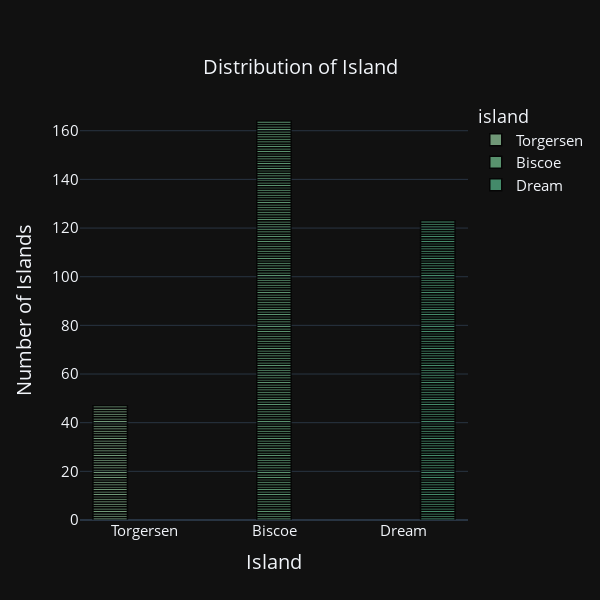

The notebook cell saved with this chart:
### Code cell
#Distribution of Island
import plotly.graph_objects as go 
island_bar = px.bar(penguin_size, x="island", color="island", barmode="group", width = 600, height = 600, title = "Distribution of Island", template = "plotly_dark", color_discrete_sequence = px.colors.sequential.Tealgrn)
island_bar.update_traces(marker_line_color='black', marker_line_width=1.5, opacity=0.6)
island_bar.update_layout(title_x = 0.5, title_y = 0.9, title_font_size = 20, xaxis_title_font_size = 20, yaxis_title_font_size = 20, xaxis_title_text = "Island", yaxis_title_text = "Number of Islands", xaxis_tickfont_size = 15, yaxis_tickfont_size = 15, font_size = 15)
island_bar.update_geos(fitbounds="locations", visible=False)
island_bar.show()

### Figure 1 — Plotly figure (JSON) as saved in the notebook; plotly's stock layout.template omitted (floating-point values rounded to 4 significant figures; data arrays with more than 128 entries replaced by an {"elided": "..."} marker saying what was removed)
{"data": [{"alignmentgroup": "True", "hovertemplate": "island=%{x}<br>count=%{y}<extra></extra>", "legendgroup": "Torgersen", "marker": {"color": "rgb(176, 242, 188)", "line": {"color": "black", "width": 1.5}, "pattern": {"shape": ""}}, "name": "Torgersen", "offsetgroup": "Torgersen", "opacity": 0.6, "orientation": "v", "showlegend": true, "textposition": "auto", "type": "bar", "x": ["Torgersen", "Torgersen", "Torgersen", "Torgersen", "Torgersen", "Torgersen", "Torgersen", "Torgersen", "Torgersen", "Torgersen", "Torgersen", "Torgersen", "Torgersen", "Torgersen", "Torgersen", "Torgersen", "Torgersen", "Torgersen", "Torgersen", "Torgersen", "Torgersen", "Torgersen", "Torgersen", "Torgersen", "Torgersen", "Torgersen", "Torgersen", "Torgersen", "Torgersen", "Torgersen", "Torgersen", "Torgersen", "Torgersen", "Torgersen", "Torgersen", "Torgersen", "Torgersen", "Torgersen", "Torgersen", "Torgersen", "Torgersen", "Torgersen", "Torgersen", "Torgersen", "Torgersen", "Torgersen", "Torgersen"], "xaxis": "x", "y": [1, 1, 1, 1, 1, 1, 1, 1, 1, 1, 1, 1, 1, 1, 1, 1, 1, 1, 1, 1, 1, 1, 1, 1, 1, 1, 1, 1, 1, 1, 1, 1, 1, 1, 1, 1, 1, 1, 1, 1, 1, 1, 1, 1, 1, 1, 1], "yaxis": "y"}, {"alignmentgroup": "True", "hovertemplate": "island=%{x}<br>count=%{y}<extra></extra>", "legendgroup": "Biscoe", "marker": {"color": "rgb(137, 232, 172)", "line": {"color": "black", "width": 1.5}, "pattern": {"shape": ""}}, "name": "Biscoe", "offsetgroup": "Biscoe", "opacity": 0.6, "orientation": "v", "showlegend": true, "textposition": "auto", "type": "bar", "x": {"elided": "164 str values"}, "xaxis": "x", "y": {"elided": "164 int values"}, "yaxis": "y"}, {"alignmentgroup": "True", "hovertemplate": "island=%{x}<br>count=%{y}<extra></extra>", "legendgroup": "Dream", "marker": {"color": "rgb(103, 219, 165)", "line": {"color": "black", "width": 1.5}, "pattern": {"shape": ""}}, "name": "Dream", "offsetgroup": "Dream", "opacity": 0.6, "orientation": "v", "showlegend": true, "textposition": "auto", "type": "bar", "x": ["Dream", "Dream", "Dream", "Dream", "Dream", "Dream", "Dream", "Dream", "Dream", "Dream", "Dream", "Dream", "Dream", "Dream", "Dream", "Dream", "Dream", "Dream", "Dream", "Dream", "Dream", "Dream", "Dream", "Dream", "Dream", "Dream", "Dream", "Dream", "Dream", "Dream", "Dream", "Dream", "Dream", "Dream", "Dream", "Dream", "Dream", "Dream", "Dream", "Dream", "Dream", "Dream", "Dream", "Dream", "Dream", "Dream", "Dream", "Dream", "Dream", "Dream", "Dream", "Dream", "Dream", "Dream", "Dream", "Dream", "Dream", "Dream", "Dream", "Dream", "Dream", "Dream", "Dream", "Dream", "Dream", "Dream", "Dream", "Dream", "Dream", "Dream", "Dream", "Dream", "Dream", "Dream", "Dream", "Dream", "Dream", "Dream", "Dream", "Dream", "Dream", "Dream", "Dream", "Dream", "Dream", "Dream", "Dream", "Dream", "Dream", "Dream", "Dream", "Dream", "Dream", "Dream", "Dream", "Dream", "Dream", "Dream", "Dream", "Dream", "Dream", "Dream", "Dream", "Dream", "Dream", "Dream", "Dream", "Dream", "Dream", "Dream", "Dream", "Dream", "Dream", "Dream", "Dream", "Dream", "Dream", "Dream", "Dream", "Dream", "Dream", "Dream", "Dream"], "xaxis": "x", "y": [1, 1, 1, 1, 1, 1, 1, 1, 1, 1, 1, 1, 1, 1, 1, 1, 1, 1, 1, 1, 1, 1, 1, 1, 1, 1, 1, 1, 1, 1, 1, 1, 1, 1, 1, 1, 1, 1, 1, 1, 1, 1, 1, 1, 1, 1, 1, 1, 1, 1, 1, 1, 1, 1, 1, 1, 1, 1, 1, 1, 1, 1, 1, 1, 1, 1, 1, 1, 1, 1, 1, 1, 1, 1, 1, 1, 1, 1, 1, 1, 1, 1, 1, 1, 1, 1, 1, 1, 1, 1, 1, 1, 1, 1, 1, 1, 1, 1, 1, 1, 1, 1, 1, 1, 1, 1, 1, 1, 1, 1, 1, 1, 1, 1, 1, 1, 1, 1, 1, 1, 1, 1, 1], "yaxis": "y"}], "layout": {"barmode": "group", "font": {"size": 15}, "geo": {"fitbounds": "locations", "visible": false}, "height": 600, "legend": {"title": {"text": "island"}, "tracegroupgap": 0}, "title": {"font": {"size": 20}, "text": "Distribution of Island", "x": 0.5, "y": 0.9}, "width": 600, "xaxis": {"anchor": "y", "categoryarray": ["Torgersen", "Biscoe", "Dream"], "categoryorder": "array", "domain": [0, 1], "tickfont": {"size": 15}, "title": {"font": {"size": 20}, "text": "Island"}}, "yaxis": {"anchor": "x", "domain": [0, 1], "tickfont": {"size": 15}, "title": {"font": {"size": 20}, "text": "Number of Islands"}}}}
